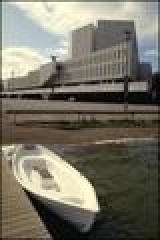
%> input picture HW4/78004.jpg, 80 x 120 px (shown 2 times larger)
$ octave Q2.m   (GNU Octave 9; MATLAB toolbox functions it lacks are replaced by stand-ins)
%> lines starting %> are read from the running program, lines starting %| are printed output that depends on the picture; in (x1, y1, x2, y2) boxes, pixels count from 0 and x2, y2 are one past the last pixel; in counts of white or black regions, pixels touching at a corner belong together; the program's own positions count from 1
### HW4/calcLikelihood.m
%% function
function negativeLoglikelihood = calcLikelihood(x, model, K)
    N = size(x,2);
    dummy = ceil(linspace(0, N, K+1));
    negativeLoglikelihood = 0;
    for k=1:K
        indPartitionLimits(k,:) = [dummy(k) + 1, dummy(k+1)];
    end
    for k = 1:K
        indValidate = [indPartitionLimits(k,1):indPartitionLimits(k,2)];
        xv = x(:, indValidate); % Using folk k as validation set
        if k == 1
            indTrain = [indPartitionLimits(k,2)+1:N];
        elseif k == K
            indTrain = [1:indPartitionLimits(k,1)-1];
        else
            indTrain = [indPartitionLimits(k-1,2)+1:indPartitionLimits(k+1,1)-1];
        end
        xt = x(:, indTrain);
        try
            gm = fitgmdist(xt', model);
            [~, nlogl] = posterior(gm, xv');
            negativeLoglikelihood = negativeLoglikelihood + nlogl;
        catch exception
        end
    end
end

### HW4/Q2.m
clear all; close all;
f{1,1} = "78004.jpg";

K = 10;
M = 10;
n = size(f, 1);
%%

    imdata  = imread(f{1,1});
%> imdata is the input picture: size 120x80x3 uint8; mean R, G, B 118.3, 114.9, 101.5
    figure(1), subplot(1, 2, 1*2-1),
    imshow(imdata);
    title("shows the original photo"); hold on;
    [R,C,D] = size(imdata); N = R*C; imdata = double(imdata);
%> after `[R,C,D] = size(imdata)`: R = 120; C = 80; D = 3
%> after `N = R*C`: N = 9600
    rowIndices = [1:R]'*ones(1,C); colIndices = ones(R,1)*[1:C];
    features = [rowIndices(:)';colIndices(:)']; % initialize with row and column indices
    for d = 1:D
        imdatad = imdata(:,:,d); % pick one color at a time
        features = [features;imdatad(:)'];
    end
%> this loop made 3 passes
%> pass 1, `imdatad = imdata(:,:,d);`:
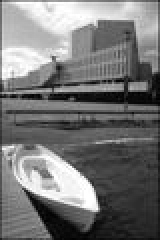
%> imdatad: size 120x80 double (shown 2 times larger); min 0, max 255, mean 118.3
%> pass 3, `imdatad = imdata(:,:,d);`:
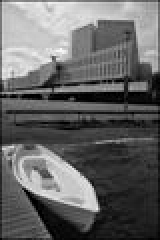
%> imdatad: size 120x80 double (shown 2 times larger); min 0, max 251, mean 101.5
    minf = min(features,[],2); maxf = max(features,[],2);
%> after `minf = min(features,[],2)`: minf = [1; 1; 0; 0; 0]
%> after `maxf = max(features,[],2)`: maxf = [120; 80; 255; 255; 251]
    ranges = maxf-minf;
%> ranges = [119; 79; 255; 255; 251]
    x = diag(ranges.^(-1))*(features-repmat(minf,1,N));
    d = size(x,1);
%> d = 5
    model = 2;
    gm = fitgmdist(x',model);
    p = posterior(gm, x');
    [~, l] = max(p,[], 2);
    li = reshape(l, R, C);
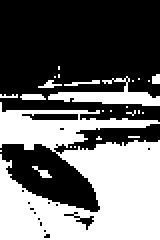
%> li: size 120x80 double (shown 2 times larger); values 1 (black) and 2 (white), 42.8% white; 25 white regions (19 under 20 px), largest, box (x1, y1, x2, y2) and area: (0, 51, 80, 120) 3619, (24, 38, 80, 53) 318, (10, 47, 23, 50) 34, (32, 40, 50, 43) 25, (16, 83, 26, 89) 24, (19, 40, 31, 44) 23
    figure(1), subplot(n, 2, 1*2)
    imshow(uint8(li*255/model));
    title(strcat("Clustering with K=", num2str(model)));
    ab = zeros(1,M);
    for model = 1:M
%> (the run ends here)
